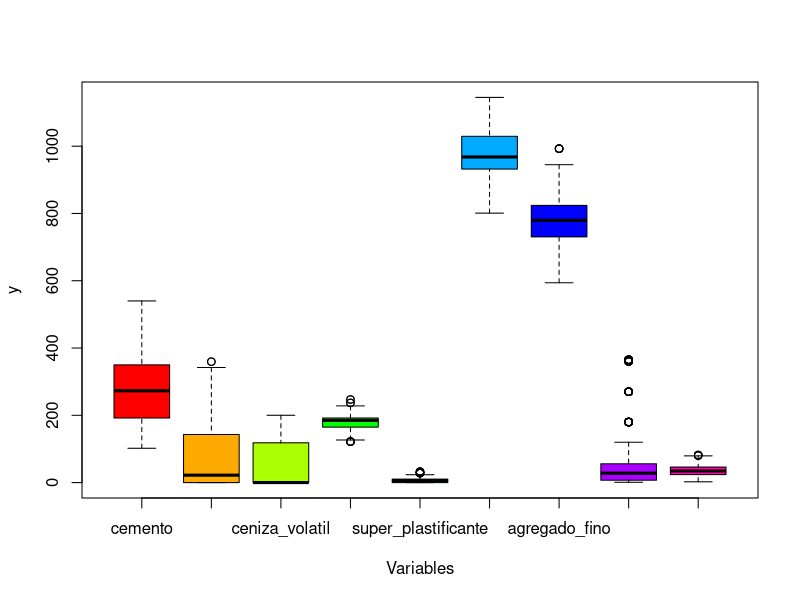
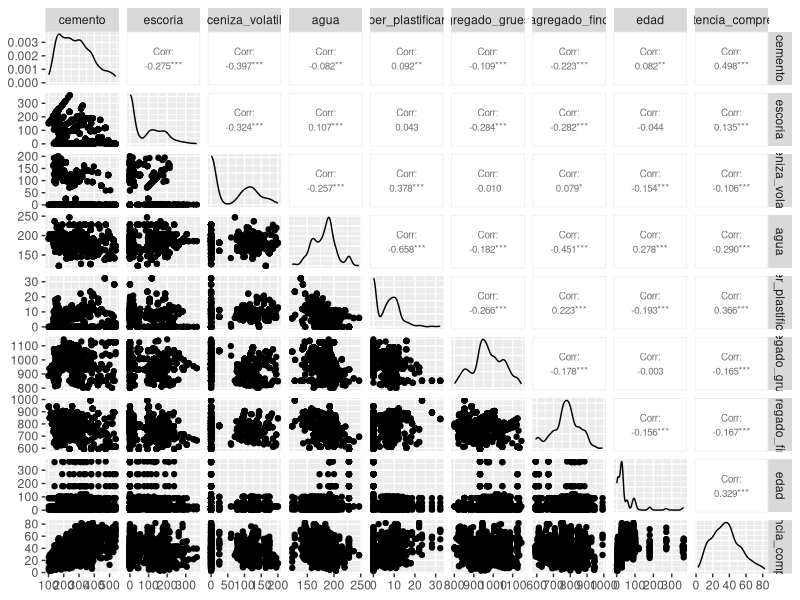

R code for these plots, in order:
#------------------------- Ejercicio 4-----------------------------------------

#librerías
library(readr)
library(dplyr)
library(ggplot2)
library(gridExtra)
library(GGally)

#Se carga la base de datos con una configuración de 4 decimales
concreto <- read_csv("concreto.csv")
concreto <- round(concreto, 4) 

#Análisis exploratorio de los datos 

str(concreto)
head(concreto)

#1.Verificar si hay outliers

#transformamos el dataframe para obtener uno con variables categóricas
stacked_concreto <- stack(concreto)
head(stacked_concreto)

#cajas de bigotes para cada variable
boxplot(stacked_concreto$values ~ stacked_concreto$ind,
        col = rainbow(ncol(concreto)), xlab = "Variables", ylab ="y")

#Se puede observar que la variable edad y agua son los que presenta más outiliers (3 y 4).
#También, los valores atípicos de las variables de edad y agregado fino se encuentran
#considerablemente lejanos al resto de los datos, por lo que se procede a eliminarse
#para que no se vea afectado el cálculo de estadísticos como la media y correlaciones.

#concreto$agregado_fino[concreto$agregado_fino == max(concreto$agregado_fino)]<-NA

#head(sort(concreto$edad, decreasing = TRUE),100)

#concreto$edad[concreto$edad ==  365 | concreto$edad ==  360 | concreto$edad ==  270 | concreto$edad ==  180]<-NA

#2.Usar summary
summary(concreto)

#3.Hacer gráficos de correlación
ggpairs(concreto,  upper = list(continuous = wrap("cor", size = 2.5)))
#A partir del gráfico se puede observar que la variable que mejor se correlaciona con
#resistencia_comprension es cemento.

#--------------------------Ejercicio 2------------------------------------------

analisis_col <- function(dataframe, col1, col2) {
  
  nombres_col <- colnames(dataframe[,c(col1,col2)])
  columna1 <- dataframe[, c(col1)]
  columna2 <- dataframe[, c(col2)]
  
  covarianza <- cov(columna1,columna2)
  correlacion <- cor(columna1,columna2)
  
  resultado <- paste0("Nombres columnas:", nombres_col[1], " y ", nombres_col[2]
                      ,"\nCovarianza:",covarianza,"\nCorrelación:", correlacion)
  
  return(cat(resultado))
}

analisis_col(concreto, 1, 2)

